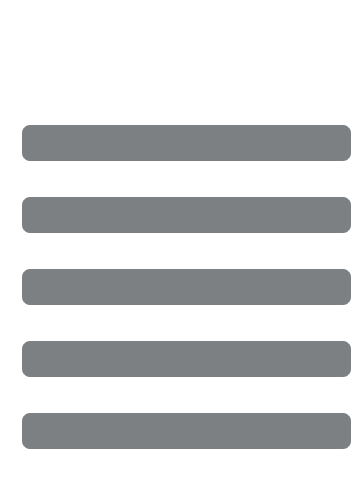
<?xml version="1.0" encoding="UTF-8"?>
<ui version="4.0">
 <class>GenRegisterView</class>
 <widget class="QWidget" name="GenRegisterView">
  <property name="geometry">
   <rect>
    <x>0</x>
    <y>0</y>
    <width>360</width>
    <height>490</height>
   </rect>
  </property>
  <property name="windowTitle">
   <string>Form</string>
  </property>
  <property name="styleSheet">
   <string notr="true">background: transparent;</string>
  </property>
  <widget class="QWidget" name="verticalLayoutWidget">
   <property name="geometry">
    <rect>
     <x>0</x>
     <y>0</y>
     <width>393</width>
     <height>491</height>
    </rect>
   </property>
   <layout class="QVBoxLayout" name="verticalLayout">
    <item>
     <spacer name="verticalSpacer">
      <property name="orientation">
       <enum>Qt::Vertical</enum>
      </property>
      <property name="sizeHint" stdset="0">
       <size>
        <width>20</width>
        <height>40</height>
       </size>
      </property>
     </spacer>
    </item>
    <item>
     <layout class="QHBoxLayout" name="horizontalLayout_10">
      <property name="leftMargin">
       <number>10</number>
      </property>
      <item>
       <widget class="QLabel" name="userName_2">
        <property name="styleSheet">
         <string notr="true">background: transparent;
color: rgb(255, 255, 255);</string>
        </property>
        <property name="text">
         <string>First Name:</string>
        </property>
       </widget>
      </item>
      <item>
       <spacer name="horizontalSpacer_7">
        <property name="orientation">
         <enum>Qt::Horizontal</enum>
        </property>
        <property name="sizeHint" stdset="0">
         <size>
          <width>40</width>
          <height>20</height>
         </size>
        </property>
       </spacer>
      </item>
     </layout>
    </item>
    <item>
     <layout class="QHBoxLayout" name="horizontalLayout_11">
      <property name="leftMargin">
       <number>20</number>
      </property>
      <item>
       <widget class="QLineEdit" name="firstNameEditCtrl">
        <property name="sizePolicy">
         <sizepolicy hsizetype="Expanding" vsizetype="Fixed">
          <horstretch>2</horstretch>
          <verstretch>0</verstretch>
         </sizepolicy>
        </property>
        <property name="minimumSize">
         <size>
          <width>240</width>
          <height>40</height>
         </size>
        </property>
        <property name="styleSheet">
         <string notr="true">color: rgb(255, 255, 255);
border: 2px solid white;
border-radius: 10px;
padding: 0 8px;
background: rgb(125, 128, 131);
selection-background-color: rgb(39, 39, 44);
</string>
        </property>
        <property name="inputMethodHints">
         <set>Qt::ImhNoPredictiveText</set>
        </property>
        <property name="maxLength">
         <number>64</number>
        </property>
       </widget>
      </item>
      <item>
       <spacer name="horizontalSpacer_8">
        <property name="orientation">
         <enum>Qt::Horizontal</enum>
        </property>
        <property name="sizeHint" stdset="0">
         <size>
          <width>40</width>
          <height>20</height>
         </size>
        </property>
       </spacer>
      </item>
     </layout>
    </item>
    <item>
     <layout class="QHBoxLayout" name="horizontalLayout_12">
      <property name="leftMargin">
       <number>10</number>
      </property>
      <item>
       <widget class="QLabel" name="userName_3">
        <property name="styleSheet">
         <string notr="true">background: transparent;
color: rgb(255, 255, 255);</string>
        </property>
        <property name="text">
         <string>Last Name:</string>
        </property>
       </widget>
      </item>
      <item>
       <spacer name="horizontalSpacer_9">
        <property name="orientation">
         <enum>Qt::Horizontal</enum>
        </property>
        <property name="sizeHint" stdset="0">
         <size>
          <width>40</width>
          <height>20</height>
         </size>
        </property>
       </spacer>
      </item>
     </layout>
    </item>
    <item>
     <layout class="QHBoxLayout" name="horizontalLayout_13">
      <property name="leftMargin">
       <number>20</number>
      </property>
      <item>
       <widget class="QLineEdit" name="lastNameEditCtrl">
        <property name="sizePolicy">
         <sizepolicy hsizetype="Expanding" vsizetype="Fixed">
          <horstretch>2</horstretch>
          <verstretch>0</verstretch>
         </sizepolicy>
        </property>
        <property name="minimumSize">
         <size>
          <width>240</width>
          <height>40</height>
         </size>
        </property>
        <property name="styleSheet">
         <string notr="true">color: rgb(255, 255, 255);
border: 2px solid white;
border-radius: 10px;
padding: 0 8px;
background: rgb(125, 128, 131);
selection-background-color: rgb(39, 39, 44);
</string>
        </property>
        <property name="inputMethodHints">
         <set>Qt::ImhNoPredictiveText</set>
        </property>
        <property name="maxLength">
         <number>64</number>
        </property>
       </widget>
      </item>
      <item>
       <spacer name="horizontalSpacer_10">
        <property name="orientation">
         <enum>Qt::Horizontal</enum>
        </property>
        <property name="sizeHint" stdset="0">
         <size>
          <width>40</width>
          <height>20</height>
         </size>
        </property>
       </spacer>
      </item>
     </layout>
    </item>
    <item>
     <layout class="QHBoxLayout" name="horizontalLayout_6">
      <property name="leftMargin">
       <number>10</number>
      </property>
      <item>
       <widget class="QLabel" name="userName">
        <property name="styleSheet">
         <string notr="true">background: transparent;
color: rgb(255, 255, 255);</string>
        </property>
        <property name="text">
         <string>Email:</string>
        </property>
       </widget>
      </item>
      <item>
       <spacer name="horizontalSpacer_3">
        <property name="orientation">
         <enum>Qt::Horizontal</enum>
        </property>
        <property name="sizeHint" stdset="0">
         <size>
          <width>40</width>
          <height>20</height>
         </size>
        </property>
       </spacer>
      </item>
     </layout>
    </item>
    <item>
     <layout class="QHBoxLayout" name="horizontalLayout_7">
      <property name="leftMargin">
       <number>20</number>
      </property>
      <item>
       <widget class="QLineEdit" name="emailEditCtrl">
        <property name="sizePolicy">
         <sizepolicy hsizetype="Expanding" vsizetype="Fixed">
          <horstretch>2</horstretch>
          <verstretch>0</verstretch>
         </sizepolicy>
        </property>
        <property name="minimumSize">
         <size>
          <width>240</width>
          <height>40</height>
         </size>
        </property>
        <property name="styleSheet">
         <string notr="true">color: rgb(255, 255, 255);
border: 2px solid white;
border-radius: 10px;
padding: 0 8px;
background: rgb(125, 128, 131);
selection-background-color: rgb(39, 39, 44);
</string>
        </property>
        <property name="inputMethodHints">
         <set>Qt::ImhEmailCharactersOnly</set>
        </property>
        <property name="maxLength">
         <number>64</number>
        </property>
       </widget>
      </item>
      <item>
       <spacer name="horizontalSpacer_6">
        <property name="orientation">
         <enum>Qt::Horizontal</enum>
        </property>
        <property name="sizeHint" stdset="0">
         <size>
          <width>40</width>
          <height>20</height>
         </size>
        </property>
       </spacer>
      </item>
     </layout>
    </item>
    <item>
     <layout class="QHBoxLayout" name="horizontalLayout_8">
      <property name="leftMargin">
       <number>10</number>
      </property>
      <item>
       <widget class="QLabel" name="password">
        <property name="styleSheet">
         <string notr="true">background: transparent;
color: rgb(255, 255, 255);</string>
        </property>
        <property name="text">
         <string>Password:</string>
        </property>
       </widget>
      </item>
      <item>
       <spacer name="horizontalSpacer_4">
        <property name="orientation">
         <enum>Qt::Horizontal</enum>
        </property>
        <property name="sizeHint" stdset="0">
         <size>
          <width>40</width>
          <height>20</height>
         </size>
        </property>
       </spacer>
      </item>
     </layout>
    </item>
    <item>
     <layout class="QHBoxLayout" name="horizontalLayout_9">
      <property name="leftMargin">
       <number>20</number>
      </property>
      <item>
       <widget class="QLineEdit" name="passEditCtrl">
        <property name="sizePolicy">
         <sizepolicy hsizetype="Expanding" vsizetype="Fixed">
          <horstretch>2</horstretch>
          <verstretch>0</verstretch>
         </sizepolicy>
        </property>
        <property name="minimumSize">
         <size>
          <width>240</width>
          <height>40</height>
         </size>
        </property>
        <property name="styleSheet">
         <string notr="true">color: rgb(255, 255, 255);
border: 2px solid white;
border-radius: 10px;
padding: 0 8px;
background: rgb(125, 128, 131);
selection-background-color: rgb(39, 39, 44);
</string>
        </property>
        <property name="inputMethodHints">
         <set>Qt::ImhHiddenText|Qt::ImhNoAutoUppercase|Qt::ImhNoPredictiveText</set>
        </property>
        <property name="maxLength">
         <number>64</number>
        </property>
        <property name="echoMode">
         <enum>QLineEdit::Password</enum>
        </property>
       </widget>
      </item>
      <item>
       <spacer name="horizontalSpacer_5">
        <property name="orientation">
         <enum>Qt::Horizontal</enum>
        </property>
        <property name="sizeHint" stdset="0">
         <size>
          <width>40</width>
          <height>20</height>
         </size>
        </property>
       </spacer>
      </item>
     </layout>
    </item>
    <item>
     <layout class="QHBoxLayout" name="horizontalLayout_15">
      <property name="leftMargin">
       <number>10</number>
      </property>
      <item>
       <widget class="QLabel" name="password_2">
        <property name="styleSheet">
         <string notr="true">background: transparent;
color: rgb(255, 255, 255);</string>
        </property>
        <property name="text">
         <string>Confirm password:</string>
        </property>
       </widget>
      </item>
      <item>
       <spacer name="horizontalSpacer_12">
        <property name="orientation">
         <enum>Qt::Horizontal</enum>
        </property>
        <property name="sizeHint" stdset="0">
         <size>
          <width>40</width>
          <height>20</height>
         </size>
        </property>
       </spacer>
      </item>
     </layout>
    </item>
    <item>
     <layout class="QHBoxLayout" name="horizontalLayout_14">
      <property name="leftMargin">
       <number>20</number>
      </property>
      <item>
       <widget class="QLineEdit" name="confirmPassEditCtrl">
        <property name="sizePolicy">
         <sizepolicy hsizetype="Expanding" vsizetype="Fixed">
          <horstretch>2</horstretch>
          <verstretch>0</verstretch>
         </sizepolicy>
        </property>
        <property name="minimumSize">
         <size>
          <width>240</width>
          <height>40</height>
         </size>
        </property>
        <property name="styleSheet">
         <string notr="true">color: rgb(255, 255, 255);
border: 2px solid white;
border-radius: 10px;
padding: 0 8px;
background: rgb(125, 128, 131);
selection-background-color: rgb(39, 39, 44);
</string>
        </property>
        <property name="inputMethodHints">
         <set>Qt::ImhHiddenText|Qt::ImhNoAutoUppercase|Qt::ImhNoPredictiveText</set>
        </property>
        <property name="maxLength">
         <number>64</number>
        </property>
        <property name="echoMode">
         <enum>QLineEdit::Password</enum>
        </property>
       </widget>
      </item>
      <item>
       <spacer name="horizontalSpacer_11">
        <property name="orientation">
         <enum>Qt::Horizontal</enum>
        </property>
        <property name="sizeHint" stdset="0">
         <size>
          <width>40</width>
          <height>20</height>
         </size>
        </property>
       </spacer>
      </item>
     </layout>
    </item>
    <item>
     <spacer name="verticalSpacer_2">
      <property name="orientation">
       <enum>Qt::Vertical</enum>
      </property>
      <property name="sizeType">
       <enum>QSizePolicy::Fixed</enum>
      </property>
      <property name="sizeHint" stdset="0">
       <size>
        <width>20</width>
        <height>40</height>
       </size>
      </property>
     </spacer>
    </item>
   </layout>
  </widget>
 </widget>
 <resources/>
 <connections/>
</ui>
